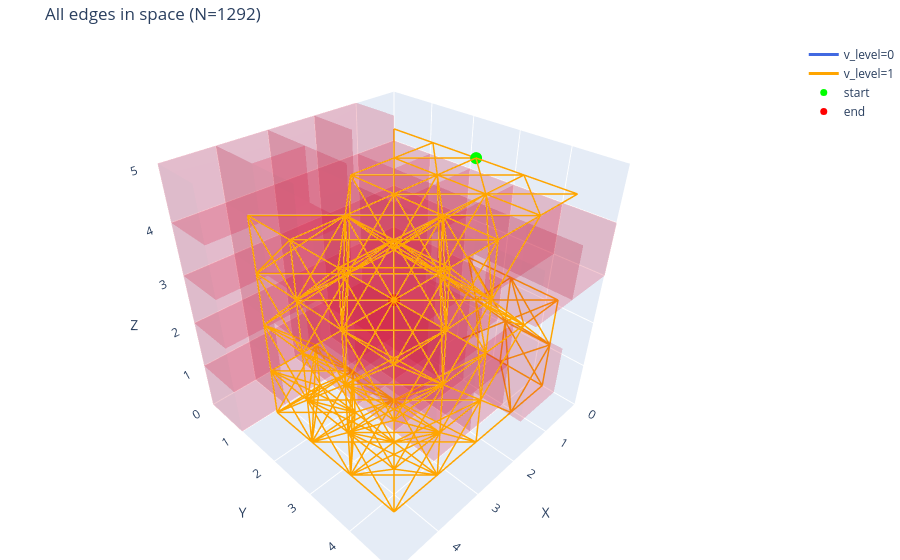

The notebook cell saved with this chart:
### Code cell
# Draw all edges in space_graph
fig = go.Figure()

# (Optional) draw obstacles for easier visualization
occ_idx = np.argwhere(grid_5x5x5 > 0)
for xi, yi, zi in occ_idx:
    add_cube(fig, xi, yi, zi, size=1.0, color="crimson", opacity=0.12)

# Group edges by v_level for coloring
level_colors = {0: "royalblue", 1: "orange", 2: "green"}
levels = sorted({data["v_level"] for data in space_graph.values()})

for lv in levels:
    xs, ys, zs = [], [], []
    for data in space_graph.values():
        if data["v_level"] != lv:
            continue
        x1, y1, z1 = data["startpoint"]
        x2, y2, z2 = data["endpoint"]

        # Place at cell center
        xs += [x1 + 0.5, x2 + 0.5, None]
        ys += [y1 + 0.5, y2 + 0.5, None]
        zs += [z1 + 0.5, z2 + 0.5, None]

    fig.add_trace(go.Scatter3d(
        x=xs, y=ys, z=zs,
        mode="lines",
        line=dict(width=3, color=level_colors.get(lv, "black")),
        name=f"v_level={lv}"
    ))

# Draw start/end points
fig.add_trace(go.Scatter3d(
    x=[start_point[0] + 0.5], y=[start_point[1] + 0.5], z=[start_point[2] + 0.5],
    mode="markers", marker=dict(size=7, color="lime"), name="start"
))
fig.add_trace(go.Scatter3d(
    x=[end_point[0] + 0.5], y=[end_point[1] + 0.5], z=[end_point[2] + 0.5],
    mode="markers", marker=dict(size=7, color="red"), name="end"
))

nx, ny, nz = grid_5x5x5.shape
fig.update_layout(
    title=f"All edges in space (N={len(space_graph)})",
    scene=dict(
        xaxis=dict(title="X", range=[0, nx], dtick=1),
        yaxis=dict(title="Y", range=[0, ny], dtick=1),
        zaxis=dict(title="Z", range=[0, nz], dtick=1),
        aspectmode="cube"
    ),
    margin=dict(l=0, r=0, b=0, t=40)
)

fig.show()

### Figure 1 — Plotly figure (JSON) as saved in the notebook; plotly's stock layout.template omitted (floating-point values rounded to 4 significant figures; data arrays with more than 128 entries replaced by an {"elided": "..."} marker saying what was removed)
{"data": [{"color": "crimson", "flatshading": true, "i": [0, 0, 4, 4, 0, 0, 1, 1, 2, 2, 3, 3], "j": [1, 2, 5, 6, 1, 5, 2, 6, 3, 7, 0, 4], "k": [2, 3, 6, 7, 5, 4, 6, 5, 7, 6, 4, 7], "opacity": 0.12, "showscale": false, "type": "mesh3d", "x": [0, 1, 1, 0, 0, 1, 1, 0], "y": [0, 0, 1, 1, 0, 0, 1, 1], "z": [1, 1, 1, 1, 2, 2, 2, 2]}, {"color": "crimson", "flatshading": true, "i": [0, 0, 4, 4, 0, 0, 1, 1, 2, 2, 3, 3], "j": [1, 2, 5, 6, 1, 5, 2, 6, 3, 7, 0, 4], "k": [2, 3, 6, 7, 5, 4, 6, 5, 7, 6, 4, 7], "opacity": 0.12, "showscale": false, "type": "mesh3d", "x": [0, 1, 1, 0, 0, 1, 1, 0], "y": [0, 0, 1, 1, 0, 0, 1, 1], "z": [2, 2, 2, 2, 3, 3, 3, 3]}, {"color": "crimson", "flatshading": true, "i": [0, 0, 4, 4, 0, 0, 1, 1, 2, 2, 3, 3], "j": [1, 2, 5, 6, 1, 5, 2, 6, 3, 7, 0, 4], "k": [2, 3, 6, 7, 5, 4, 6, 5, 7, 6, 4, 7], "opacity": 0.12, "showscale": false, "type": "mesh3d", "x": [0, 1, 1, 0, 0, 1, 1, 0], "y": [0, 0, 1, 1, 0, 0, 1, 1], "z": [3, 3, 3, 3, 4, 4, 4, 4]}, {"color": "crimson", "flatshading": true, "i": [0, 0, 4, 4, 0, 0, 1, 1, 2, 2, 3, 3], "j": [1, 2, 5, 6, 1, 5, 2, 6, 3, 7, 0, 4], "k": [2, 3, 6, 7, 5, 4, 6, 5, 7, 6, 4, 7], "opacity": 0.12, "showscale": false, "type": "mesh3d", "x": [0, 1, 1, 0, 0, 1, 1, 0], "y": [1, 1, 2, 2, 1, 1, 2, 2], "z": [1, 1, 1, 1, 2, 2, 2, 2]}, {"color": "crimson", "flatshading": true, "i": [0, 0, 4, 4, 0, 0, 1, 1, 2, 2, 3, 3], "j": [1, 2, 5, 6, 1, 5, 2, 6, 3, 7, 0, 4], "k": [2, 3, 6, 7, 5, 4, 6, 5, 7, 6, 4, 7], "opacity": 0.12, "showscale": false, "type": "mesh3d", "x": [0, 1, 1, 0, 0, 1, 1, 0], "y": [1, 1, 2, 2, 1, 1, 2, 2], "z": [2, 2, 2, 2, 3, 3, 3, 3]}, {"color": "crimson", "flatshading": true, "i": [0, 0, 4, 4, 0, 0, 1, 1, 2, 2, 3, 3], "j": [1, 2, 5, 6, 1, 5, 2, 6, 3, 7, 0, 4], "k": [2, 3, 6, 7, 5, 4, 6, 5, 7, 6, 4, 7], "opacity": 0.12, "showscale": false, "type": "mesh3d", "x": [0, 1, 1, 0, 0, 1, 1, 0], "y": [1, 1, 2, 2, 1, 1, 2, 2], "z": [3, 3, 3, 3, 4, 4, 4, 4]}, {"color": "crimson", "flatshading": true, "i": [0, 0, 4, 4, 0, 0, 1, 1, 2, 2, 3, 3], "j": [1, 2, 5, 6, 1, 5, 2, 6, 3, 7, 0, 4], "k": [2, 3, 6, 7, 5, 4, 6, 5, 7, 6, 4, 7], "opacity": 0.12, "showscale": false, "type": "mesh3d", "x": [0, 1, 1, 0, 0, 1, 1, 0], "y": [2, 2, 3, 3, 2, 2, 3, 3], "z": [1, 1, 1, 1, 2, 2, 2, 2]}, {"color": "crimson", "flatshading": true, "i": [0, 0, 4, 4, 0, 0, 1, 1, 2, 2, 3, 3], "j": [1, 2, 5, 6, 1, 5, 2, 6, 3, 7, 0, 4], "k": [2, 3, 6, 7, 5, 4, 6, 5, 7, 6, 4, 7], "opacity": 0.12, "showscale": false, "type": "mesh3d", "x": [0, 1, 1, 0, 0, 1, 1, 0], "y": [2, 2, 3, 3, 2, 2, 3, 3], "z": [3, 3, 3, 3, 4, 4, 4, 4]}, {"color": "crimson", "flatshading": true, "i": [0, 0, 4, 4, 0, 0, 1, 1, 2, 2, 3, 3], "j": [1, 2, 5, 6, 1, 5, 2, 6, 3, 7, 0, 4], "k": [2, 3, 6, 7, 5, 4, 6, 5, 7, 6, 4, 7], "opacity": 0.12, "showscale": false, "type": "mesh3d", "x": [0, 1, 1, 0, 0, 1, 1, 0], "y": [3, 3, 4, 4, 3, 3, 4, 4], "z": [3, 3, 3, 3, 4, 4, 4, 4]}, {"color": "crimson", "flatshading": true, "i": [0, 0, 4, 4, 0, 0, 1, 1, 2, 2, 3, 3], "j": [1, 2, 5, 6, 1, 5, 2, 6, 3, 7, 0, 4], "k": [2, 3, 6, 7, 5, 4, 6, 5, 7, 6, 4, 7], "opacity": 0.12, "showscale": false, "type": "mesh3d", "x": [0, 1, 1, 0, 0, 1, 1, 0], "y": [4, 4, 5, 5, 4, 4, 5, 5], "z": [3, 3, 3, 3, 4, 4, 4, 4]}, {"color": "crimson", "flatshading": true, "i": [0, 0, 4, 4, 0, 0, 1, 1, 2, 2, 3, 3], "j": [1, 2, 5, 6, 1, 5, 2, 6, 3, 7, 0, 4], "k": [2, 3, 6, 7, 5, 4, 6, 5, 7, 6, 4, 7], "opacity": 0.12, "showscale": false, "type": "mesh3d", "x": [1, 2, 2, 1, 1, 2, 2, 1], "y": [0, 0, 1, 1, 0, 0, 1, 1], "z": [0, 0, 0, 0, 1, 1, 1, 1]}, {"color": "crimson", "flatshading": true, "i": [0, 0, 4, 4, 0, 0, 1, 1, 2, 2, 3, 3], "j": [1, 2, 5, 6, 1, 5, 2, 6, 3, 7, 0, 4], "k": [2, 3, 6, 7, 5, 4, 6, 5, 7, 6, 4, 7], "opacity": 0.12, "showscale": false, "type": "mesh3d", "x": [1, 2, 2, 1, 1, 2, 2, 1], "y": [0, 0, 1, 1, 0, 0, 1, 1], "z": [1, 1, 1, 1, 2, 2, 2, 2]}, {"color": "crimson", "flatshading": true, "i": [0, 0, 4, 4, 0, 0, 1, 1, 2, 2, 3, 3], "j": [1, 2, 5, 6, 1, 5, 2, 6, 3, 7, 0, 4], "k": [2, 3, 6, 7, 5, 4, 6, 5, 7, 6, 4, 7], "opacity": 0.12, "showscale": false, "type": "mesh3d", "x": [1, 2, 2, 1, 1, 2, 2, 1], "y": [0, 0, 1, 1, 0, 0, 1, 1], "z": [2, 2, 2, 2, 3, 3, 3, 3]}, {"color": "crimson", "flatshading": true, "i": [0, 0, 4, 4, 0, 0, 1, 1, 2, 2, 3, 3], "j": [1, 2, 5, 6, 1, 5, 2, 6, 3, 7, 0, 4], "k": [2, 3, 6, 7, 5, 4, 6, 5, 7, 6, 4, 7], "opacity": 0.12, "showscale": false, "type": "mesh3d", "x": [1, 2, 2, 1, 1, 2, 2, 1], "y": [0, 0, 1, 1, 0, 0, 1, 1], "z": [3, 3, 3, 3, 4, 4, 4, 4]}, {"color": "crimson", "flatshading": true, "i": [0, 0, 4, 4, 0, 0, 1, 1, 2, 2, 3, 3], "j": [1, 2, 5, 6, 1, 5, 2, 6, 3, 7, 0, 4], "k": [2, 3, 6, 7, 5, 4, 6, 5, 7, 6, 4, 7], "opacity": 0.12, "showscale": false, "type": "mesh3d", "x": [1, 2, 2, 1, 1, 2, 2, 1], "y": [0, 0, 1, 1, 0, 0, 1, 1], "z": [4, 4, 4, 4, 5, 5, 5, 5]}, {"color": "crimson", "flatshading": true, "i": [0, 0, 4, 4, 0, 0, 1, 1, 2, 2, 3, 3], "j": [1, 2, 5, 6, 1, 5, 2, 6, 3, 7, 0, 4], "k": [2, 3, 6, 7, 5, 4, 6, 5, 7, 6, 4, 7], "opacity": 0.12, "showscale": false, "type": "mesh3d", "x": [1, 2, 2, 1, 1, 2, 2, 1], "y": [1, 1, 2, 2, 1, 1, 2, 2], "z": [0, 0, 0, 0, 1, 1, 1, 1]}, {"color": "crimson", "flatshading": true, "i": [0, 0, 4, 4, 0, 0, 1, 1, 2, 2, 3, 3], "j": [1, 2, 5, 6, 1, 5, 2, 6, 3, 7, 0, 4], "k": [2, 3, 6, 7, 5, 4, 6, 5, 7, 6, 4, 7], "opacity": 0.12, "showscale": false, "type": "mesh3d", "x": [1, 2, 2, 1, 1, 2, 2, 1], "y": [1, 1, 2, 2, 1, 1, 2, 2], "z": [1, 1, 1, 1, 2, 2, 2, 2]}, {"color": "crimson", "flatshading": true, "i": [0, 0, 4, 4, 0, 0, 1, 1, 2, 2, 3, 3], "j": [1, 2, 5, 6, 1, 5, 2, 6, 3, 7, 0, 4], "k": [2, 3, 6, 7, 5, 4, 6, 5, 7, 6, 4, 7], "opacity": 0.12, "showscale": false, "type": "mesh3d", "x": [1, 2, 2, 1, 1, 2, 2, 1], "y": [1, 1, 2, 2, 1, 1, 2, 2], "z": [2, 2, 2, 2, 3, 3, 3, 3]}, {"color": "crimson", "flatshading": true, "i": [0, 0, 4, 4, 0, 0, 1, 1, 2, 2, 3, 3], "j": [1, 2, 5, 6, 1, 5, 2, 6, 3, 7, 0, 4], "k": [2, 3, 6, 7, 5, 4, 6, 5, 7, 6, 4, 7], "opacity": 0.12, "showscale": false, "type": "mesh3d", "x": [1, 2, 2, 1, 1, 2, 2, 1], "y": [1, 1, 2, 2, 1, 1, 2, 2], "z": [3, 3, 3, 3, 4, 4, 4, 4]}, {"color": "crimson", "flatshading": true, "i": [0, 0, 4, 4, 0, 0, 1, 1, 2, 2, 3, 3], "j": [1, 2, 5, 6, 1, 5, 2, 6, 3, 7, 0, 4], "k": [2, 3, 6, 7, 5, 4, 6, 5, 7, 6, 4, 7], "opacity": 0.12, "showscale": false, "type": "mesh3d", "x": [1, 2, 2, 1, 1, 2, 2, 1], "y": [2, 2, 3, 3, 2, 2, 3, 3], "z": [0, 0, 0, 0, 1, 1, 1, 1]}, {"color": "crimson", "flatshading": true, "i": [0, 0, 4, 4, 0, 0, 1, 1, 2, 2, 3, 3], "j": [1, 2, 5, 6, 1, 5, 2, 6, 3, 7, 0, 4], "k": [2, 3, 6, 7, 5, 4, 6, 5, 7, 6, 4, 7], "opacity": 0.12, "showscale": false, "type": "mesh3d", "x": [1, 2, 2, 1, 1, 2, 2, 1], "y": [2, 2, 3, 3, 2, 2, 3, 3], "z": [1, 1, 1, 1, 2, 2, 2, 2]}, {"color": "crimson", "flatshading": true, "i": [0, 0, 4, 4, 0, 0, 1, 1, 2, 2, 3, 3], "j": [1, 2, 5, 6, 1, 5, 2, 6, 3, 7, 0, 4], "k": [2, 3, 6, 7, 5, 4, 6, 5, 7, 6, 4, 7], "opacity": 0.12, "showscale": false, "type": "mesh3d", "x": [1, 2, 2, 1, 1, 2, 2, 1], "y": [2, 2, 3, 3, 2, 2, 3, 3], "z": [2, 2, 2, 2, 3, 3, 3, 3]}, {"color": "crimson", "flatshading": true, "i": [0, 0, 4, 4, 0, 0, 1, 1, 2, 2, 3, 3], "j": [1, 2, 5, 6, 1, 5, 2, 6, 3, 7, 0, 4], "k": [2, 3, 6, 7, 5, 4, 6, 5, 7, 6, 4, 7], "opacity": 0.12, "showscale": false, "type": "mesh3d", "x": [1, 2, 2, 1, 1, 2, 2, 1], "y": [2, 2, 3, 3, 2, 2, 3, 3], "z": [3, 3, 3, 3, 4, 4, 4, 4]}, {"color": "crimson", "flatshading": true, "i": [0, 0, 4, 4, 0, 0, 1, 1, 2, 2, 3, 3], "j": [1, 2, 5, 6, 1, 5, 2, 6, 3, 7, 0, 4], "k": [2, 3, 6, 7, 5, 4, 6, 5, 7, 6, 4, 7], "opacity": 0.12, "showscale": false, "type": "mesh3d", "x": [1, 2, 2, 1, 1, 2, 2, 1], "y": [3, 3, 4, 4, 3, 3, 4, 4], "z": [0, 0, 0, 0, 1, 1, 1, 1]}, {"color": "crimson", "flatshading": true, "i": [0, 0, 4, 4, 0, 0, 1, 1, 2, 2, 3, 3], "j": [1, 2, 5, 6, 1, 5, 2, 6, 3, 7, 0, 4], "k": [2, 3, 6, 7, 5, 4, 6, 5, 7, 6, 4, 7], "opacity": 0.12, "showscale": false, "type": "mesh3d", "x": [1, 2, 2, 1, 1, 2, 2, 1], "y": [3, 3, 4, 4, 3, 3, 4, 4], "z": [1, 1, 1, 1, 2, 2, 2, 2]}, {"color": "crimson", "flatshading": true, "i": [0, 0, 4, 4, 0, 0, 1, 1, 2, 2, 3, 3], "j": [1, 2, 5, 6, 1, 5, 2, 6, 3, 7, 0, 4], "k": [2, 3, 6, 7, 5, 4, 6, 5, 7, 6, 4, 7], "opacity": 0.12, "showscale": false, "type": "mesh3d", "x": [1, 2, 2, 1, 1, 2, 2, 1], "y": [3, 3, 4, 4, 3, 3, 4, 4], "z": [3, 3, 3, 3, 4, 4, 4, 4]}, {"color": "crimson", "flatshading": true, "i": [0, 0, 4, 4, 0, 0, 1, 1, 2, 2, 3, 3], "j": [1, 2, 5, 6, 1, 5, 2, 6, 3, 7, 0, 4], "k": [2, 3, 6, 7, 5, 4, 6, 5, 7, 6, 4, 7], "opacity": 0.12, "showscale": false, "type": "mesh3d", "x": [1, 2, 2, 1, 1, 2, 2, 1], "y": [4, 4, 5, 5, 4, 4, 5, 5], "z": [1, 1, 1, 1, 2, 2, 2, 2]}, {"color": "crimson", "flatshading": true, "i": [0, 0, 4, 4, 0, 0, 1, 1, 2, 2, 3, 3], "j": [1, 2, 5, 6, 1, 5, 2, 6, 3, 7, 0, 4], "k": [2, 3, 6, 7, 5, 4, 6, 5, 7, 6, 4, 7], "opacity": 0.12, "showscale": false, "type": "mesh3d", "x": [1, 2, 2, 1, 1, 2, 2, 1], "y": [4, 4, 5, 5, 4, 4, 5, 5], "z": [3, 3, 3, 3, 4, 4, 4, 4]}, {"color": "crimson", "flatshading": true, "i": [0, 0, 4, 4, 0, 0, 1, 1, 2, 2, 3, 3], "j": [1, 2, 5, 6, 1, 5, 2, 6, 3, 7, 0, 4], "k": [2, 3, 6, 7, 5, 4, 6, 5, 7, 6, 4, 7], "opacity": 0.12, "showscale": false, "type": "mesh3d", "x": [2, 3, 3, 2, 2, 3, 3, 2], "y": [0, 0, 1, 1, 0, 0, 1, 1], "z": [0, 0, 0, 0, 1, 1, 1, 1]}, {"color": "crimson", "flatshading": true, "i": [0, 0, 4, 4, 0, 0, 1, 1, 2, 2, 3, 3], "j": [1, 2, 5, 6, 1, 5, 2, 6, 3, 7, 0, 4], "k": [2, 3, 6, 7, 5, 4, 6, 5, 7, 6, 4, 7], "opacity": 0.12, "showscale": false, "type": "mesh3d", "x": [2, 3, 3, 2, 2, 3, 3, 2], "y": [0, 0, 1, 1, 0, 0, 1, 1], "z": [1, 1, 1, 1, 2, 2, 2, 2]}, {"color": "crimson", "flatshading": true, "i": [0, 0, 4, 4, 0, 0, 1, 1, 2, 2, 3, 3], "j": [1, 2, 5, 6, 1, 5, 2, 6, 3, 7, 0, 4], "k": [2, 3, 6, 7, 5, 4, 6, 5, 7, 6, 4, 7], "opacity": 0.12, "showscale": false, "type": "mesh3d", "x": [2, 3, 3, 2, 2, 3, 3, 2], "y": [0, 0, 1, 1, 0, 0, 1, 1], "z": [2, 2, 2, 2, 3, 3, 3, 3]}, {"color": "crimson", "flatshading": true, "i": [0, 0, 4, 4, 0, 0, 1, 1, 2, 2, 3, 3], "j": [1, 2, 5, 6, 1, 5, 2, 6, 3, 7, 0, 4], "k": [2, 3, 6, 7, 5, 4, 6, 5, 7, 6, 4, 7], "opacity": 0.12, "showscale": false, "type": "mesh3d", "x": [2, 3, 3, 2, 2, 3, 3, 2], "y": [0, 0, 1, 1, 0, 0, 1, 1], "z": [3, 3, 3, 3, 4, 4, 4, 4]}, {"color": "crimson", "flatshading": true, "i": [0, 0, 4, 4, 0, 0, 1, 1, 2, 2, 3, 3], "j": [1, 2, 5, 6, 1, 5, 2, 6, 3, 7, 0, 4], "k": [2, 3, 6, 7, 5, 4, 6, 5, 7, 6, 4, 7], "opacity": 0.12, "showscale": false, "type": "mesh3d", "x": [2, 3, 3, 2, 2, 3, 3, 2], "y": [0, 0, 1, 1, 0, 0, 1, 1], "z": [4, 4, 4, 4, 5, 5, 5, 5]}, {"color": "crimson", "flatshading": true, "i": [0, 0, 4, 4, 0, 0, 1, 1, 2, 2, 3, 3], "j": [1, 2, 5, 6, 1, 5, 2, 6, 3, 7, 0, 4], "k": [2, 3, 6, 7, 5, 4, 6, 5, 7, 6, 4, 7], "opacity": 0.12, "showscale": false, "type": "mesh3d", "x": [2, 3, 3, 2, 2, 3, 3, 2], "y": [1, 1, 2, 2, 1, 1, 2, 2], "z": [0, 0, 0, 0, 1, 1, 1, 1]}, {"color": "crimson", "flatshading": true, "i": [0, 0, 4, 4, 0, 0, 1, 1, 2, 2, 3, 3], "j": [1, 2, 5, 6, 1, 5, 2, 6, 3, 7, 0, 4], "k": [2, 3, 6, 7, 5, 4, 6, 5, 7, 6, 4, 7], "opacity": 0.12, "showscale": false, "type": "mesh3d", "x": [2, 3, 3, 2, 2, 3, 3, 2], "y": [1, 1, 2, 2, 1, 1, 2, 2], "z": [1, 1, 1, 1, 2, 2, 2, 2]}, {"color": "crimson", "flatshading": true, "i": [0, 0, 4, 4, 0, 0, 1, 1, 2, 2, 3, 3], "j": [1, 2, 5, 6, 1, 5, 2, 6, 3, 7, 0, 4], "k": [2, 3, 6, 7, 5, 4, 6, 5, 7, 6, 4, 7], "opacity": 0.12, "showscale": false, "type": "mesh3d", "x": [2, 3, 3, 2, 2, 3, 3, 2], "y": [1, 1, 2, 2, 1, 1, 2, 2], "z": [2, 2, 2, 2, 3, 3, 3, 3]}, {"color": "crimson", "flatshading": true, "i": [0, 0, 4, 4, 0, 0, 1, 1, 2, 2, 3, 3], "j": [1, 2, 5, 6, 1, 5, 2, 6, 3, 7, 0, 4], "k": [2, 3, 6, 7, 5, 4, 6, 5, 7, 6, 4, 7], "opacity": 0.12, "showscale": false, "type": "mesh3d", "x": [2, 3, 3, 2, 2, 3, 3, 2], "y": [1, 1, 2, 2, 1, 1, 2, 2], "z": [3, 3, 3, 3, 4, 4, 4, 4]}, {"color": "crimson", "flatshading": true, "i": [0, 0, 4, 4, 0, 0, 1, 1, 2, 2, 3, 3], "j": [1, 2, 5, 6, 1, 5, 2, 6, 3, 7, 0, 4], "k": [2, 3, 6, 7, 5, 4, 6, 5, 7, 6, 4, 7], "opacity": 0.12, "showscale": false, "type": "mesh3d", "x": [2, 3, 3, 2, 2, 3, 3, 2], "y": [2, 2, 3, 3, 2, 2, 3, 3], "z": [0, 0, 0, 0, 1, 1, 1, 1]}, {"color": "crimson", "flatshading": true, "i": [0, 0, 4, 4, 0, 0, 1, 1, 2, 2, 3, 3], "j": [1, 2, 5, 6, 1, 5, 2, 6, 3, 7, 0, 4], "k": [2, 3, 6, 7, 5, 4, 6, 5, 7, 6, 4, 7], "opacity": 0.12, "showscale": false, "type": "mesh3d", "x": [2, 3, 3, 2, 2, 3, 3, 2], "y": [2, 2, 3, 3, 2, 2, 3, 3], "z": [1, 1, 1, 1, 2, 2, 2, 2]}, {"color": "crimson", "flatshading": true, "i": [0, 0, 4, 4, 0, 0, 1, 1, 2, 2, 3, 3], "j": [1, 2, 5, 6, 1, 5, 2, 6, 3, 7, 0, 4], "k": [2, 3, 6, 7, 5, 4, 6, 5, 7, 6, 4, 7], "opacity": 0.12, "showscale": false, "type": "mesh3d", "x": [2, 3, 3, 2, 2, 3, 3, 2], "y": [2, 2, 3, 3, 2, 2, 3, 3], "z": [2, 2, 2, 2, 3, 3, 3, 3]}, {"color": "crimson", "flatshading": true, "i": [0, 0, 4, 4, 0, 0, 1, 1, 2, 2, 3, 3], "j": [1, 2, 5, 6, 1, 5, 2, 6, 3, 7, 0, 4], "k": [2, 3, 6, 7, 5, 4, 6, 5, 7, 6, 4, 7], "opacity": 0.12, "showscale": false, "type": "mesh3d", "x": [2, 3, 3, 2, 2, 3, 3, 2], "y": [3, 3, 4, 4, 3, 3, 4, 4], "z": [0, 0, 0, 0, 1, 1, 1, 1]}, {"color": "crimson", "flatshading": true, "i": [0, 0, 4, 4, 0, 0, 1, 1, 2, 2, 3, 3], "j": [1, 2, 5, 6, 1, 5, 2, 6, 3, 7, 0, 4], "k": [2, 3, 6, 7, 5, 4, 6, 5, 7, 6, 4, 7], "opacity": 0.12, "showscale": false, "type": "mesh3d", "x": [2, 3, 3, 2, 2, 3, 3, 2], "y": [3, 3, 4, 4, 3, 3, 4, 4], "z": [1, 1, 1, 1, 2, 2, 2, 2]}, {"color": "crimson", "flatshading": true, "i": [0, 0, 4, 4, 0, 0, 1, 1, 2, 2, 3, 3], "j": [1, 2, 5, 6, 1, 5, 2, 6, 3, 7, 0, 4], "k": [2, 3, 6, 7, 5, 4, 6, 5, 7, 6, 4, 7], "opacity": 0.12, "showscale": false, "type": "mesh3d", "x": [2, 3, 3, 2, 2, 3, 3, 2], "y": [3, 3, 4, 4, 3, 3, 4, 4], "z": [2, 2, 2, 2, 3, 3, 3, 3]}, {"color": "crimson", "flatshading": true, "i": [0, 0, 4, 4, 0, 0, 1, 1, 2, 2, 3, 3], "j": [1, 2, 5, 6, 1, 5, 2, 6, 3, 7, 0, 4], "k": [2, 3, 6, 7, 5, 4, 6, 5, 7, 6, 4, 7], "opacity": 0.12, "showscale": false, "type": "mesh3d", "x": [3, 4, 4, 3, 3, 4, 4, 3], "y": [0, 0, 1, 1, 0, 0, 1, 1], "z": [0, 0, 0, 0, 1, 1, 1, 1]}, {"color": "crimson", "flatshading": true, "i": [0, 0, 4, 4, 0, 0, 1, 1, 2, 2, 3, 3], "j": [1, 2, 5, 6, 1, 5, 2, 6, 3, 7, 0, 4], "k": [2, 3, 6, 7, 5, 4, 6, 5, 7, 6, 4, 7], "opacity": 0.12, "showscale": false, "type": "mesh3d", "x": [3, 4, 4, 3, 3, 4, 4, 3], "y": [0, 0, 1, 1, 0, 0, 1, 1], "z": [1, 1, 1, 1, 2, 2, 2, 2]}, {"color": "crimson", "flatshading": true, "i": [0, 0, 4, 4, 0, 0, 1, 1, 2, 2, 3, 3], "j": [1, 2, 5, 6, 1, 5, 2, 6, 3, 7, 0, 4], "k": [2, 3, 6, 7, 5, 4, 6, 5, 7, 6, 4, 7], "opacity": 0.12, "showscale": false, "type": "mesh3d", "x": [3, 4, 4, 3, 3, 4, 4, 3], "y": [0, 0, 1, 1, 0, 0, 1, 1], "z": [2, 2, 2, 2, 3, 3, 3, 3]}, {"color": "crimson", "flatshading": true, "i": [0, 0, 4, 4, 0, 0, 1, 1, 2, 2, 3, 3], "j": [1, 2, 5, 6, 1, 5, 2, 6, 3, 7, 0, 4], "k": [2, 3, 6, 7, 5, 4, 6, 5, 7, 6, 4, 7], "opacity": 0.12, "showscale": false, "type": "mesh3d", "x": [3, 4, 4, 3, 3, 4, 4, 3], "y": [0, 0, 1, 1, 0, 0, 1, 1], "z": [3, 3, 3, 3, 4, 4, 4, 4]}, {"color": "crimson", "flatshading": true, "i": [0, 0, 4, 4, 0, 0, 1, 1, 2, 2, 3, 3], "j": [1, 2, 5, 6, 1, 5, 2, 6, 3, 7, 0, 4], "k": [2, 3, 6, 7, 5, 4, 6, 5, 7, 6, 4, 7], "opacity": 0.12, "showscale": false, "type": "mesh3d", "x": [3, 4, 4, 3, 3, 4, 4, 3], "y": [0, 0, 1, 1, 0, 0, 1, 1], "z": [4, 4, 4, 4, 5, 5, 5, 5]}, {"color": "crimson", "flatshading": true, "i": [0, 0, 4, 4, 0, 0, 1, 1, 2, 2, 3, 3], "j": [1, 2, 5, 6, 1, 5, 2, 6, 3, 7, 0, 4], "k": [2, 3, 6, 7, 5, 4, 6, 5, 7, 6, 4, 7], "opacity": 0.12, "showscale": false, "type": "mesh3d", "x": [3, 4, 4, 3, 3, 4, 4, 3], "y": [1, 1, 2, 2, 1, 1, 2, 2], "z": [2, 2, 2, 2, 3, 3, 3, 3]}, {"color": "crimson", "flatshading": true, "i": [0, 0, 4, 4, 0, 0, 1, 1, 2, 2, 3, 3], "j": [1, 2, 5, 6, 1, 5, 2, 6, 3, 7, 0, 4], "k": [2, 3, 6, 7, 5, 4, 6, 5, 7, 6, 4, 7], "opacity": 0.12, "showscale": false, "type": "mesh3d", "x": [3, 4, 4, 3, 3, 4, 4, 3], "y": [1, 1, 2, 2, 1, 1, 2, 2], "z": [3, 3, 3, 3, 4, 4, 4, 4]}, {"color": "crimson", "flatshading": true, "i": [0, 0, 4, 4, 0, 0, 1, 1, 2, 2, 3, 3], "j": [1, 2, 5, 6, 1, 5, 2, 6, 3, 7, 0, 4], "k": [2, 3, 6, 7, 5, 4, 6, 5, 7, 6, 4, 7], "opacity": 0.12, "showscale": false, "type": "mesh3d", "x": [3, 4, 4, 3, 3, 4, 4, 3], "y": [1, 1, 2, 2, 1, 1, 2, 2], "z": [4, 4, 4, 4, 5, 5, 5, 5]}, {"color": "crimson", "flatshading": true, "i": [0, 0, 4, 4, 0, 0, 1, 1, 2, 2, 3, 3], "j": [1, 2, 5, 6, 1, 5, 2, 6, 3, 7, 0, 4], "k": [2, 3, 6, 7, 5, 4, 6, 5, 7, 6, 4, 7], "opacity": 0.12, "showscale": false, "type": "mesh3d", "x": [3, 4, 4, 3, 3, 4, 4, 3], "y": [2, 2, 3, 3, 2, 2, 3, 3], "z": [2, 2, 2, 2, 3, 3, 3, 3]}, {"color": "crimson", "flatshading": true, "i": [0, 0, 4, 4, 0, 0, 1, 1, 2, 2, 3, 3], "j": [1, 2, 5, 6, 1, 5, 2, 6, 3, 7, 0, 4], "k": [2, 3, 6, 7, 5, 4, 6, 5, 7, 6, 4, 7], "opacity": 0.12, "showscale": false, "type": "mesh3d", "x": [3, 4, 4, 3, 3, 4, 4, 3], "y": [3, 3, 4, 4, 3, 3, 4, 4], "z": [2, 2, 2, 2, 3, 3, 3, 3]}, {"color": "crimson", "flatshading": true, "i": [0, 0, 4, 4, 0, 0, 1, 1, 2, 2, 3, 3], "j": [1, 2, 5, 6, 1, 5, 2, 6, 3, 7, 0, 4], "k": [2, 3, 6, 7, 5, 4, 6, 5, 7, 6, 4, 7], "opacity": 0.12, "showscale": false, "type": "mesh3d", "x": [4, 5, 5, 4, 4, 5, 5, 4], "y": [0, 0, 1, 1, 0, 0, 1, 1], "z": [0, 0, 0, 0, 1, 1, 1, 1]}, {"color": "crimson", "flatshading": true, "i": [0, 0, 4, 4, 0, 0, 1, 1, 2, 2, 3, 3], "j": [1, 2, 5, 6, 1, 5, 2, 6, 3, 7, 0, 4], "k": [2, 3, 6, 7, 5, 4, 6, 5, 7, 6, 4, 7], "opacity": 0.12, "showscale": false, "type": "mesh3d", "x": [4, 5, 5, 4, 4, 5, 5, 4], "y": [0, 0, 1, 1, 0, 0, 1, 1], "z": [1, 1, 1, 1, 2, 2, 2, 2]}, {"color": "crimson", "flatshading": true, "i": [0, 0, 4, 4, 0, 0, 1, 1, 2, 2, 3, 3], "j": [1, 2, 5, 6, 1, 5, 2, 6, 3, 7, 0, 4], "k": [2, 3, 6, 7, 5, 4, 6, 5, 7, 6, 4, 7], "opacity": 0.12, "showscale": false, "type": "mesh3d", "x": [4, 5, 5, 4, 4, 5, 5, 4], "y": [0, 0, 1, 1, 0, 0, 1, 1], "z": [2, 2, 2, 2, 3, 3, 3, 3]}, {"color": "crimson", "flatshading": true, "i": [0, 0, 4, 4, 0, 0, 1, 1, 2, 2, 3, 3], "j": [1, 2, 5, 6, 1, 5, 2, 6, 3, 7, 0, 4], "k": [2, 3, 6, 7, 5, 4, 6, 5, 7, 6, 4, 7], "opacity": 0.12, "showscale": false, "type": "mesh3d", "x": [4, 5, 5, 4, 4, 5, 5, 4], "y": [0, 0, 1, 1, 0, 0, 1, 1], "z": [3, 3, 3, 3, 4, 4, 4, 4]}, {"color": "crimson", "flatshading": true, "i": [0, 0, 4, 4, 0, 0, 1, 1, 2, 2, 3, 3], "j": [1, 2, 5, 6, 1, 5, 2, 6, 3, 7, 0, 4], "k": [2, 3, 6, 7, 5, 4, 6, 5, 7, 6, 4, 7], "opacity": 0.12, "showscale": false, "type": "mesh3d", "x": [4, 5, 5, 4, 4, 5, 5, 4], "y": [0, 0, 1, 1, 0, 0, 1, 1], "z": [4, 4, 4, 4, 5, 5, 5, 5]}, {"line": {"color": "royalblue", "width": 3}, "mode": "lines", "name": "v_level=0", "type": "scatter3d", "x": {"elided": "1938 float values"}, "y": {"elided": "1938 float values"}, "z": {"elided": "1938 float values"}}, {"line": {"color": "orange", "width": 3}, "mode": "lines", "name": "v_level=1", "type": "scatter3d", "x": {"elided": "1938 float values"}, "y": {"elided": "1938 float values"}, "z": {"elided": "1938 float values"}}, {"marker": {"color": "lime", "size": 7}, "mode": "markers", "name": "start", "type": "scatter3d", "x": [0.5], "y": [2.5], "z": [4.5]}, {"marker": {"color": "red", "size": 7}, "mode": "markers", "name": "end", "type": "scatter3d", "x": [0.5], "y": [0.5], "z": [0.5]}], "layout": {"margin": {"b": 0, "l": 0, "r": 0, "t": 40}, "scene": {"aspectmode": "cube", "xaxis": {"dtick": 1, "range": [0, 5], "title": {"text": "X"}}, "yaxis": {"dtick": 1, "range": [0, 5], "title": {"text": "Y"}}, "zaxis": {"dtick": 1, "range": [0, 5], "title": {"text": "Z"}}}, "title": {"text": "All edges in space (N=1292)"}}}
